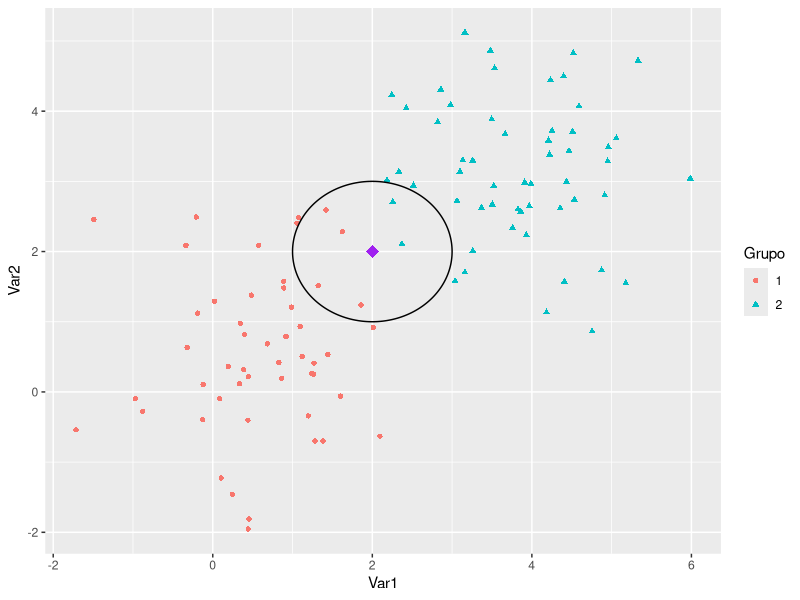

The R script that drew this image:
library(tidyverse)
library(ggforce)

set.seed(1)
x<-rnorm(50,1/2,1)
set.seed(2)
y<-rnorm(50,1/2,1)

G1<-rbind(x,y)
G1<-rbind(G1,rep(1,50))

set.seed(15)
x<-rnorm(55,3.5,1)
set.seed(14)
y<-rnorm(55,3,1)

G2<-rbind(x,y)
G2<-rbind(G2,rep(2,55))
datos<-cbind(G1,G2)
datos<-t(datos)
datos<-as.data.frame(datos)
colnames(datos)<-c("Var1","Var2","Grupo")
datos$Grupo<-as.factor(datos$Grupo)

datos

mu1<-rbind(mean(G1[1,]),mean(G1[2,]))
mu2<-rbind(mean(G2[1,]),mean(G2[2,]))

sigma1<-matrix(c(cov(G1[1,],G1[1,]),cov(G1[1,],G1[2,]),cov(G1[2,],G1[1,]),cov(G1[2,],G1[2,])),ncol = 2)
sigma2<-matrix(c(cov(G2[1,],G2[1,]),cov(G2[1,],G2[2,]),cov(G2[2,],G2[1,]),cov(G2[2,],G2[2,])),ncol = 2)
sigma=(sigma1+sigma2)/2
Sinv<-solve(sigma)
b<-Sinv%*%(mu1-mu2)
mu1<-as.matrix(mu1)
mu2<-as.matrix(mu2)
b<-Sinv%*%(mu1-mu2)
muc<-(mu1+mu2)/2

datos_circulo <- data.frame(
  Var1 = 2,
  Var2 = 2,
  r = 0.5
)

punto<-data.frame(Var1=2,Var2=2)
radio<-0.5

datos |>
  ggplot()+
  geom_blank()+
  geom_point(aes(x =Var1, y =Var2,
                 shape = Grupo, color = Grupo, fill =Grupo))+
  geom_point(data = punto, aes(x = Var1, y = Var2), shape = 18, size = 4, color = "purple")+
  geom_circle(data = datos_circulo, aes(x0 = 2, y0 = 2, r = 1))
  
  
